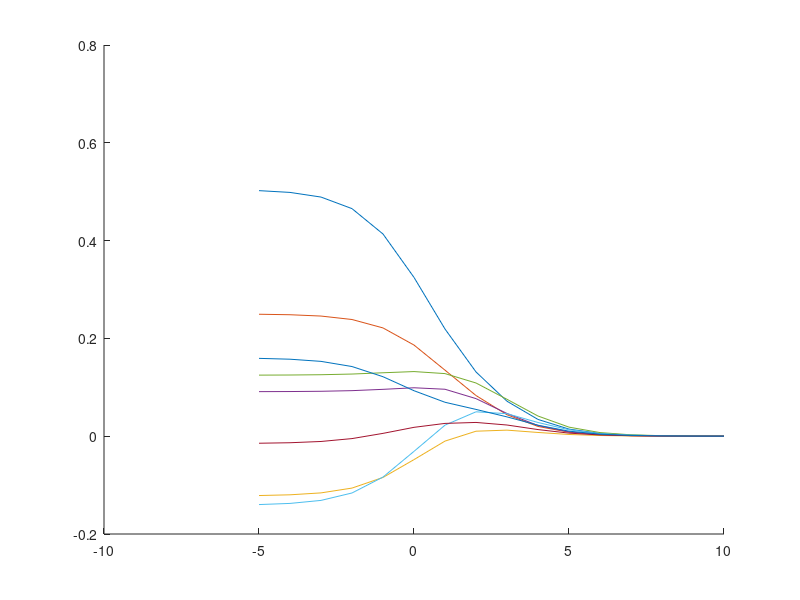

MATLAB code for this plot:
load('prostateStnd.mat')
%istrain, X, Y, xtrain, ytrain, xtest, ytest, names
%(a)
Xtrain_mean = mean(Xtrain,1);
Xtrain_var = var(Xtrain,1);
%normalize the training dataset
%xnormalized = (x - xminimum)/range of x
Xmin = min(Xtrain,[],1);
Xrange = range(Xtrain,1);

Xtrain_normalized = (Xtrain - min(Xtrain,[],1))./range(Xtrain,1)

ytrain_mean = mean(ytrain,1);
ytrain_var = var(ytrain,1);
%normalize the training dataset
%xnormalized = (x - xminimum)/range of x
ymin = min(ytrain,[],1);
yrange = range(ytrain,1);

ytrain_normalized = (ytrain - min(ytrain,[],1))./range(ytrain,1)

for i = 1:8
    fprintf('Feature %d''s mean is %f and variane is %d\n', i, Xtrain_mean(i), Xtrain_var(i));
end
fprintf('Label''s mean is %f and variane is %d\n', ytrain_mean, ytrain_var);

%(b)
lambda = zeros(length(-5:1:10),length(-5:1:10));
lambdas = zeros(1,length(-5:1:10));
for i = -5:1:10
    lambda(i+6,i+6) = exp(i);
    lambdas(i+6) = exp(i);
end

[n_train d] = size(Xtrain_normalized);
mux_train = (1/n_train).*sum(Xtrain_normalized,1);
muy_train = (1/n_train).*sum(ytrain_normalized,1);
sum_train = zeros(d,d);
for i = 1:n_train
    sum_train = sum_train + (Xtrain_normalized(i,:)'-mux_train') * (Xtrain_normalized(i,:)'-mux_train')';
end
Sx = (1/n_train) .* sum_train;

sum_train = zeros(d,1);
for i = 1:n_train
    sum_train = sum_train + (Xtrain_normalized(i,:)'-mux_train') * (ytrain_normalized(i,:)'-muy_train');
end
Sxy = (1/n_train) .* sum_train;

Id = eye(d);
wridge = zeros(d,length(lambdas));
bridge = zeros(1,length(lambdas));
for i = 1:length(lambdas)
    wridge(:,i) = (inv(((lambdas(i)/n_train)*Id) + Sx)) * Sxy;
    bridge(1,i) = muy_train - wridge(:,i)' * mux_train';
end

for i = 1:d
    hold on
    plot(log(lambdas), wridge(i,:))
end